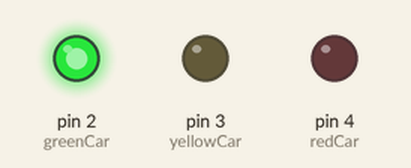
The sketch below on a simulated Arduino Uno, built with avr-gcc and run on an emulated ATmega328P. Shown: output pins drawn as LEDs (lit = HIGH).

Above: at 2.5 s.
At 7.5 s:
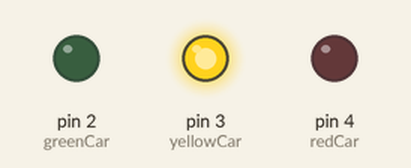
At 12.5 s:
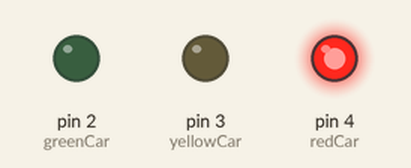
Timing chart, 0 to 19.5 s (numbered marks = the images above):
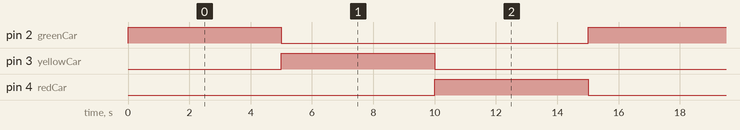

Measured:
- by itself, pin 2 (greenCar), pin 3 (yellowCar), pin 4 (redCar): alternates HIGH for 5.0 s and LOW for 10.0 s
- by itself, everything shown: repeats every 15.0 s, in 3 steps

The sketch:

Task_5_Code.ino
```cpp
 // Pin definitions
int redCar = 4;
int yellowCar = 3;
int greenCar = 2;

// Variables
bool pedestrianRequest = false;

void setup() {
  pinMode(redCar, OUTPUT);
  pinMode(yellowCar, OUTPUT);
  pinMode(greenCar, OUTPUT);

  Serial.begin(9600); // RX/TX communication
}

void loop() {
  // Check for pedestrian request
  if (Serial.available()) {
    char signal = Serial.read();
    if (signal == '1') {
      pedestrianRequest = true;
    }
  }

  if (pedestrianRequest) {
    // Stop cars (Red)
    digitalWrite(greenCar, LOW);
    digitalWrite(yellowCar, LOW);
    digitalWrite(redCar, HIGH);
    delay(5000); // time for pedestrian crossing

    pedestrianRequest = false; // reset
  } else {
    // Normal traffic light sequence
    digitalWrite(greenCar, HIGH);
    digitalWrite(redCar, LOW);
    delay(5000);

    digitalWrite(greenCar, LOW);
    digitalWrite(yellowCar, HIGH);
    delay(5000);

    digitalWrite(yellowCar, LOW);
    digitalWrite(redCar, HIGH);
    delay(5000);
  }
}
```
